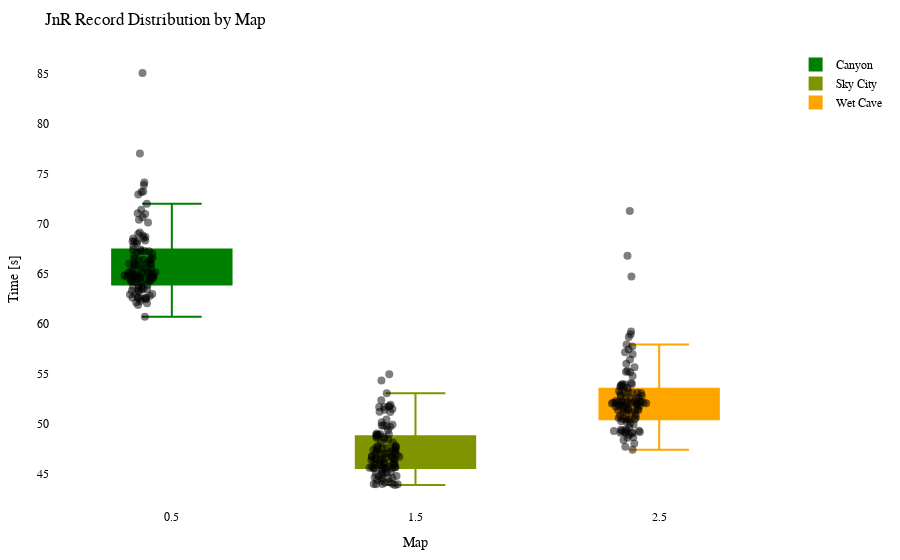

This figure's notebook cell:
### Code cell
import plotly.graph_objects as go
import plotly.io as pio

df = getRecordsDataframe(minigame="Jump and Run")

# Calculate the offset for centering the data points
num_columns = len(df.columns)
offset = 0.5

# Create a Swarm plot using Plotly
fig = go.Figure()

cmap = LinearSegmentedColormap.from_list("green_orange", ["green", "orange"])
colors = [to_hex(cmap(i / (num_columns - 1))) for i in range(num_columns)]

for i, (column, color) in enumerate(zip(df.columns, colors)):
    x_values = [i + offset] * len(df[column])  # Adjust x-values with offset for horizontal centering
    fig.add_trace(go.Box(x=x_values,
                         y=df[column],
                         name=column,
                         boxpoints='all',
                         pointpos=-0.5,  # Adjust point position to prevent overlapping
                         marker=dict(color='rgba(0,0,0,0.5)', size=8),  # Adjust marker color and size
                         line=dict(color=color),
                         fillcolor=color,
                         hovertext=df_to_html.index,
                         hoverinfo='name+text+y',
                         showlegend=True))

fig.update_layout(title="JnR Record Distribution by Map",
                  xaxis=dict(title="Map"),
                  yaxis=dict(title="Time [s]"),
                  showlegend=True,
                  font=dict(family="Arial", size=12, color="black"),  # Customize font
                  plot_bgcolor="white",  # Set background color
                  margin=dict(l=50, r=50, t=50, b=50),  # Adjust margins for better layout
                  )


pio.show(fig)

pio.write_html(fig, "out/jump_swarm_plot.html")

### Figure 1 — Plotly figure (JSON) as saved in the notebook; plotly's stock layout.template omitted (floating-point values rounded to 4 significant figures)
{"data": [{"boxpoints": "all", "fillcolor": "#008000", "hoverinfo": "name+text+y", "hovertext": ["20LeRe10", "2wc", "agowskyy", "Allooy", "Anni808", "Axollotel", "bawskey", "BusinessBent", "ByNetherdude", "byTobi", "cediiiiii_10", "Chander24", "Chrisi20101", "crocodile1870", "cxl1lo", "DarkCobweb", "deadfiight", "DerBaumIstDerWeg", "Dokkkkko", "Ex4cted", "Falke23_5", "Feinberg", "ffawks", "Fflopse", "ForceFox", "Freeeedom", "frutigall", "GamemasterNiki", "GeneralEnte06", "Gerrygames", "Gobo9", "GrafikKatze", "Grapfen", "Gummibearchen", "H1ghsay", "h4nnes", "Harold_Sensemann", "HeIsJustAPoorBoy", "HerrDante", "Jan2220", "JennieKim", "jimmi1410", "JOW23", "Joy_8oy", "juvona", "KakaMC", "Kanickelul", "Keenaai", "Kokochampi", "Kokochampo", "Kopfradio", "Krusti", "Kyuudo", "La_meleagro", "LeWi_100", "Lingex", "lizsyy", "LordAlexos", "loukrativ", "Lubottus", "Luis_XYZ", "M0orey_0", "marbrueck", "Martomias", "Mincheeen", "miridis41", "MrNulfred", "Mvsk_", "myshq", "Nexilus", "Ninivee", "officialryzon", "Oronor", "PedroZockt", "Picutar", "PixlNight", "PolizeiDreamy", "Radattel", "Radiokopf", "Raefinzs", "ReichesBrot", "Ritokii", "rXzEr_Justin", "Sackkerl", "SB387", "ScreamingBlatz", "Sebi1801", "Seemops_8", "Sey__", "Shiewk", "SiLoHB", "Snitcherella", "SpeckyCut", "StaudammAusHolz", "TheBreadHD", "TheFabo", "Tomiokey", "twitchparaskiill", "Txlentierter", "T_Niko_T", "Umgfoin", "WachtelWachtel", "WirdNichtGeladen", "Wissender", "xBaumeisterin", "xX_Dima_ggg_Xx6", "xX_Masha_ggg_Xx9", "yzvm", "_n3d", "_Waldi_"], "line": {"color": "#008000"}, "marker": {"color": "rgba(0,0,0,0.5)", "size": 8}, "name": "Canyon", "pointpos": -0.5, "showlegend": true, "type": "box", "x": [0.5, 0.5, 0.5, 0.5, 0.5, 0.5, 0.5, 0.5, 0.5, 0.5, 0.5, 0.5, 0.5, 0.5, 0.5, 0.5, 0.5, 0.5, 0.5, 0.5, 0.5, 0.5, 0.5, 0.5, 0.5, 0.5, 0.5, 0.5, 0.5, 0.5, 0.5, 0.5, 0.5, 0.5, 0.5, 0.5, 0.5, 0.5, 0.5, 0.5, 0.5, 0.5, 0.5, 0.5, 0.5, 0.5, 0.5, 0.5, 0.5, 0.5, 0.5, 0.5, 0.5, 0.5, 0.5, 0.5, 0.5, 0.5, 0.5, 0.5, 0.5, 0.5, 0.5, 0.5, 0.5, 0.5, 0.5, 0.5, 0.5, 0.5, 0.5, 0.5, 0.5, 0.5, 0.5, 0.5, 0.5, 0.5, 0.5, 0.5, 0.5, 0.5, 0.5, 0.5, 0.5, 0.5, 0.5, 0.5, 0.5, 0.5, 0.5, 0.5, 0.5, 0.5, 0.5, 0.5, 0.5, 0.5, 0.5, 0.5, 0.5, 0.5, 0.5, 0.5, 0.5, 0.5, 0.5, 0.5, 0.5, 0.5], "y": [67.09, 63.22, 64.73, 63.44, 65.84, 65.5, 68.21, 68.97, 71.97, 65.44, 61.86, 74.1, 64.49, 64.12, 66.76, 66.04, 65.16, 63.28, 64.8, 62.55, 65.87, 66.56, 63.42, 62.12, 64.7, 63.49, 64.48, 64.87, 64.6, 64.41, 60.7, 63.85, 63.67, 64.25, 64.74, 67.25, 64.24, 68.52, 62.58, 64.82, 65.09, 77.0, 62.75, 68.66, 85.07, 62.9, null, 66.38, 73.22, 70.39, 70.64, 66.0, 64.7, 68.23, 62.45, 68.22, 62.26, 67.26, 72.92, 62.53, 67.24, 65.89, 66.25, 64.95, 65.62, 70.96, 64.9, 71.04, 62.93, 73.16, 65.02, null, 66.01, 62.62, 63.82, 63.68, 71.39, 66.47, 66.44, 65.1, 64.56, 70.11, 68.3, 68.54, 64.31, 65.11, null, 64.36, 62.04, 63.57, 73.86, 62.48, 68.81, 65.47, 67.41, 66.97, 65.23, 69.11, 66.3, 67.79, 64.57, 62.96, 64.87, 65.97, 62.64, 67.4, 68.04, 63.28, 64.21, 65.11]}, {"boxpoints": "all", "fillcolor": "#809300", "hoverinfo": "name+text+y", "hovertext": ["20LeRe10", "2wc", "agowskyy", "Allooy", "Anni808", "Axollotel", "bawskey", "BusinessBent", "ByNetherdude", "byTobi", "cediiiiii_10", "Chander24", "Chrisi20101", "crocodile1870", "cxl1lo", "DarkCobweb", "deadfiight", "DerBaumIstDerWeg", "Dokkkkko", "Ex4cted", "Falke23_5", "Feinberg", "ffawks", "Fflopse", "ForceFox", "Freeeedom", "frutigall", "GamemasterNiki", "GeneralEnte06", "Gerrygames", "Gobo9", "GrafikKatze", "Grapfen", "Gummibearchen", "H1ghsay", "h4nnes", "Harold_Sensemann", "HeIsJustAPoorBoy", "HerrDante", "Jan2220", "JennieKim", "jimmi1410", "JOW23", "Joy_8oy", "juvona", "KakaMC", "Kanickelul", "Keenaai", "Kokochampi", "Kokochampo", "Kopfradio", "Krusti", "Kyuudo", "La_meleagro", "LeWi_100", "Lingex", "lizsyy", "LordAlexos", "loukrativ", "Lubottus", "Luis_XYZ", "M0orey_0", "marbrueck", "Martomias", "Mincheeen", "miridis41", "MrNulfred", "Mvsk_", "myshq", "Nexilus", "Ninivee", "officialryzon", "Oronor", "PedroZockt", "Picutar", "PixlNight", "PolizeiDreamy", "Radattel", "Radiokopf", "Raefinzs", "ReichesBrot", "Ritokii", "rXzEr_Justin", "Sackkerl", "SB387", "ScreamingBlatz", "Sebi1801", "Seemops_8", "Sey__", "Shiewk", "SiLoHB", "Snitcherella", "SpeckyCut", "StaudammAusHolz", "TheBreadHD", "TheFabo", "Tomiokey", "twitchparaskiill", "Txlentierter", "T_Niko_T", "Umgfoin", "WachtelWachtel", "WirdNichtGeladen", "Wissender", "xBaumeisterin", "xX_Dima_ggg_Xx6", "xX_Masha_ggg_Xx9", "yzvm", "_n3d", "_Waldi_"], "line": {"color": "#809300"}, "marker": {"color": "rgba(0,0,0,0.5)", "size": 8}, "name": "Sky City", "pointpos": -0.5, "showlegend": true, "type": "box", "x": [1.5, 1.5, 1.5, 1.5, 1.5, 1.5, 1.5, 1.5, 1.5, 1.5, 1.5, 1.5, 1.5, 1.5, 1.5, 1.5, 1.5, 1.5, 1.5, 1.5, 1.5, 1.5, 1.5, 1.5, 1.5, 1.5, 1.5, 1.5, 1.5, 1.5, 1.5, 1.5, 1.5, 1.5, 1.5, 1.5, 1.5, 1.5, 1.5, 1.5, 1.5, 1.5, 1.5, 1.5, 1.5, 1.5, 1.5, 1.5, 1.5, 1.5, 1.5, 1.5, 1.5, 1.5, 1.5, 1.5, 1.5, 1.5, 1.5, 1.5, 1.5, 1.5, 1.5, 1.5, 1.5, 1.5, 1.5, 1.5, 1.5, 1.5, 1.5, 1.5, 1.5, 1.5, 1.5, 1.5, 1.5, 1.5, 1.5, 1.5, 1.5, 1.5, 1.5, 1.5, 1.5, 1.5, 1.5, 1.5, 1.5, 1.5, 1.5, 1.5, 1.5, 1.5, 1.5, 1.5, 1.5, 1.5, 1.5, 1.5, 1.5, 1.5, 1.5, 1.5, 1.5, 1.5, 1.5, 1.5, 1.5, 1.5], "y": [49.74, 44.36, 47.5, 47.64, 51.73, 49.8, 46.61, 46.7, 51.88, 46.58, 44.57, 54.3, 45.64, 47.28, 48.9, 46.41, 47.42, 43.85, 48.09, 44.15, 47.37, 47.57, 45.17, 44.74, 44.61, 45.09, 47.78, 47.6, 45.64, 45.17, 43.94, 44.85, 45.58, 45.69, 48.7, 47.2, 45.98, 46.41, 43.96, 46.17, 45.97, 48.48, 43.98, 48.95, 51.67, 44.76, 51.66, 48.58, 51.19, 49.82, 51.17, 46.68, 46.72, 46.46, 44.12, 48.85, 45.53, 51.45, 49.01, 45.57, 49.88, 47.19, 49.37, 46.94, 45.94, 46.01, 46.89, 50.14, 43.98, 45.53, 47.62, 51.4, 46.99, 43.93, 45.02, 45.59, 53.04, 46.42, 48.41, 52.34, 44.49, 46.11, 46.34, 47.01, 47.12, 48.67, 46.93, 46.43, 44.26, 45.64, 54.93, 49.68, 48.93, 45.55, 48.9, 45.36, 47.77, 47.41, null, 51.72, 46.69, 45.07, 45.87, 48.1, 45.53, 46.51, 50.42, 44.5, 45.87, 46.01]}, {"boxpoints": "all", "fillcolor": "#ffa500", "hoverinfo": "name+text+y", "hovertext": ["20LeRe10", "2wc", "agowskyy", "Allooy", "Anni808", "Axollotel", "bawskey", "BusinessBent", "ByNetherdude", "byTobi", "cediiiiii_10", "Chander24", "Chrisi20101", "crocodile1870", "cxl1lo", "DarkCobweb", "deadfiight", "DerBaumIstDerWeg", "Dokkkkko", "Ex4cted", "Falke23_5", "Feinberg", "ffawks", "Fflopse", "ForceFox", "Freeeedom", "frutigall", "GamemasterNiki", "GeneralEnte06", "Gerrygames", "Gobo9", "GrafikKatze", "Grapfen", "Gummibearchen", "H1ghsay", "h4nnes", "Harold_Sensemann", "HeIsJustAPoorBoy", "HerrDante", "Jan2220", "JennieKim", "jimmi1410", "JOW23", "Joy_8oy", "juvona", "KakaMC", "Kanickelul", "Keenaai", "Kokochampi", "Kokochampo", "Kopfradio", "Krusti", "Kyuudo", "La_meleagro", "LeWi_100", "Lingex", "lizsyy", "LordAlexos", "loukrativ", "Lubottus", "Luis_XYZ", "M0orey_0", "marbrueck", "Martomias", "Mincheeen", "miridis41", "MrNulfred", "Mvsk_", "myshq", "Nexilus", "Ninivee", "officialryzon", "Oronor", "PedroZockt", "Picutar", "PixlNight", "PolizeiDreamy", "Radattel", "Radiokopf", "Raefinzs", "ReichesBrot", "Ritokii", "rXzEr_Justin", "Sackkerl", "SB387", "ScreamingBlatz", "Sebi1801", "Seemops_8", "Sey__", "Shiewk", "SiLoHB", "Snitcherella", "SpeckyCut", "StaudammAusHolz", "TheBreadHD", "TheFabo", "Tomiokey", "twitchparaskiill", "Txlentierter", "T_Niko_T", "Umgfoin", "WachtelWachtel", "WirdNichtGeladen", "Wissender", "xBaumeisterin", "xX_Dima_ggg_Xx6", "xX_Masha_ggg_Xx9", "yzvm", "_n3d", "_Waldi_"], "line": {"color": "#ffa500"}, "marker": {"color": "rgba(0,0,0,0.5)", "size": 8}, "name": "Wet Cave", "pointpos": -0.5, "showlegend": true, "type": "box", "x": [2.5, 2.5, 2.5, 2.5, 2.5, 2.5, 2.5, 2.5, 2.5, 2.5, 2.5, 2.5, 2.5, 2.5, 2.5, 2.5, 2.5, 2.5, 2.5, 2.5, 2.5, 2.5, 2.5, 2.5, 2.5, 2.5, 2.5, 2.5, 2.5, 2.5, 2.5, 2.5, 2.5, 2.5, 2.5, 2.5, 2.5, 2.5, 2.5, 2.5, 2.5, 2.5, 2.5, 2.5, 2.5, 2.5, 2.5, 2.5, 2.5, 2.5, 2.5, 2.5, 2.5, 2.5, 2.5, 2.5, 2.5, 2.5, 2.5, 2.5, 2.5, 2.5, 2.5, 2.5, 2.5, 2.5, 2.5, 2.5, 2.5, 2.5, 2.5, 2.5, 2.5, 2.5, 2.5, 2.5, 2.5, 2.5, 2.5, 2.5, 2.5, 2.5, 2.5, 2.5, 2.5, 2.5, 2.5, 2.5, 2.5, 2.5, 2.5, 2.5, 2.5, 2.5, 2.5, 2.5, 2.5, 2.5, 2.5, 2.5, 2.5, 2.5, 2.5, 2.5, 2.5, 2.5, 2.5, 2.5, 2.5, 2.5], "y": [51.73, 48.6, 52.16, 50.19, 51.47, 51.48, 53.25, 52.1, 64.71, 51.88, 49.27, 56.94, 52.09, 52.09, 52.8, 52.23, 51.35, 49.09, 53.08, 48.86, 52.25, 53.68, 51.29, 47.7, 50.44, 51.8, 52.09, 52.2, 50.81, 51.36, 47.38, 49.3, 49.64, 50.49, 52.56, 52.27, 50.6, 53.87, 48.37, 50.41, 51.13, 57.9, 49.06, 57.43, null, 48.64, 59.2, 52.79, 58.94, 53.97, 66.79, 53.88, 52.47, 54.77, 48.02, 53.79, 50.25, 53.56, null, 49.39, 55.26, 52.12, 52.01, 51.37, 50.44, 52.26, 51.97, 53.09, 49.04, 51.69, 52.56, 52.07, 52.6, 49.09, 49.45, 50.39, 58.67, 51.15, 54.05, 56.42, 49.29, 51.15, 51.92, 57.72, 53.09, 51.77, 55.65, 50.89, 49.16, 51.69, 71.26, 53.05, 53.64, 55.15, 53.95, 52.1, 55.19, 52.95, null, 55.99, 50.57, 49.92, 51.47, 51.89, 50.07, 53.25, 57.14, 49.26, 52.04, 49.14]}], "layout": {"font": {"color": "black", "family": "Arial", "size": 12}, "margin": {"b": 50, "l": 50, "r": 50, "t": 50}, "plot_bgcolor": "white", "showlegend": true, "title": {"text": "JnR Record Distribution by Map"}, "xaxis": {"title": {"text": "Map"}}, "yaxis": {"title": {"text": "Time [s]"}}}}
